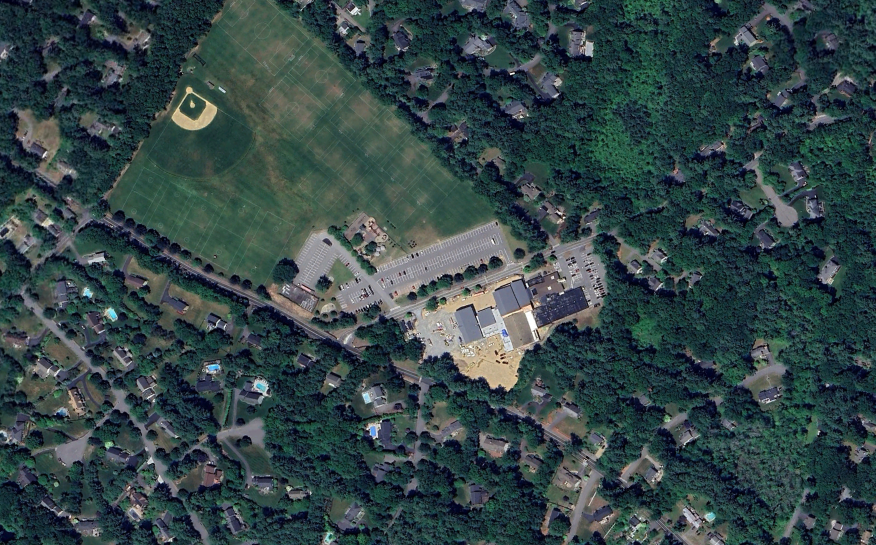
#> input picture images/2023 atkinson rotated copy.png, 1751 x 1090 px, given in place of 2010 atkinson pool.png, which was not available (shown at 1/2 size); the run also reads 1 picture not shown here
$ python hab_image_remap.py
#> lines starting #> are read from the running program, lines starting #| are printed output that depends on the picture; pictures that were not available may be replaced by others from this repository, and a replacement may not be noted
import cv2
import numpy as np

# Kernel size for Gaussian blur (denoising)
BLUR_KERNEL_SIZE = (3, 3)

# Factor to downsample the images (0.5 reduces the resolution to half)
DOWNSAMPLE_FACTOR = 0.3

# Lowe's ratio test threshold
LOWES_RATIO_THRESHOLD = 0.1

# Load the images
referenceImage = cv2.imread('/Users/vasteven/Projects/HAB/2010 atkinson pool.png')
#> referenceImage is the input picture: shape (1090, 1751, 3); mean B, G, R 70.9, 69.5, 51.7
capturedImage = cv2.imread('/Users/vasteven/Projects/HAB/2023 atkinson rotated.png')


# Apply Gaussian Blur for de-noising
capturedImageBlurred = cv2.GaussianBlur(capturedImage, BLUR_KERNEL_SIZE, 0)
referenceImageBlurred = cv2.GaussianBlur(referenceImage, BLUR_KERNEL_SIZE, 0)

# Downsample images to reduce resolution and emphasize significant features
capturedImageBlurredResized = cv2.resize(capturedImageBlurred, (0,0), fx=DOWNSAMPLE_FACTOR, fy=DOWNSAMPLE_FACTOR)
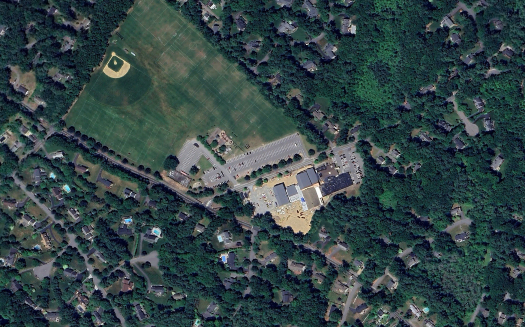
#> capturedImageBlurredResized: shape (327, 525, 3); mean B, G, R 70.8, 69.4, 51.7
referenceImageBlurredResized = cv2.resize(referenceImageBlurred, (0,0), fx=DOWNSAMPLE_FACTOR, fy=DOWNSAMPLE_FACTOR)

# Convert images to grayscale
capGray = cv2.cvtColor(capturedImageBlurredResized, cv2.COLOR_BGR2GRAY)
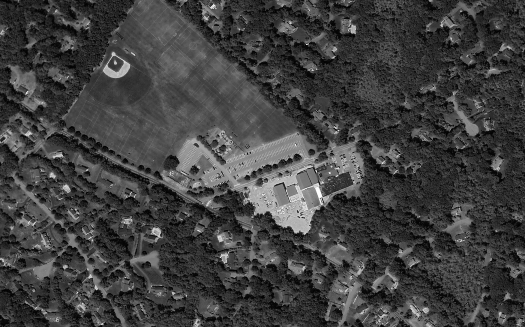
#> capGray: shape (327, 525); min 1, max 254, mean 64.3
refGray = cv2.cvtColor(referenceImageBlurredResized, cv2.COLOR_BGR2GRAY)

# Initialize SIFT detector
sift = cv2.SIFT_create()

# Find the keypoints and descriptors with SIFT
capKeypoints, capDescriptors = sift.detectAndCompute(capGray, None)
#> capKeypoints = 2114 keypoints; strongest (x, y, size): (115, 63, 2.2), (65, 267, 2.8), (113, 54, 2.8), (173, 293, 1.9)
refKeypoints, refDescriptors = sift.detectAndCompute(refGray, None)
#> refKeypoints has the same summary as capKeypoints

# FLANN parameters
FLANN_INDEX_KDTREE = 1
index_params = dict(algorithm=FLANN_INDEX_KDTREE, trees=5)
search_params = dict(checks=50)

flann = cv2.FlannBasedMatcher(index_params, search_params)

# Perform the matching
matches = flann.knnMatch(capDescriptors, refDescriptors, k=2)
#> matches = 2114 matches
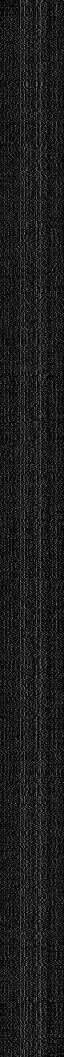
#> capDescriptors: shape (2114, 128) float32 (shown at 1/2 size); min 0, max 198, mean 28.6

# Apply Lowe's ratio test
good_matches = [m for m, n in matches if m.distance < LOWES_RATIO_THRESHOLD * n.distance]
#> good_matches = 2114 matches

# Extract location of good matches
points1 = np.zeros((len(good_matches), 2), dtype=np.float32)
#> points1 = 2114 pairs, first value 0 to 0, second value 0 to 0
points2 = np.zeros((len(good_matches), 2), dtype=np.float32)
#> points2 has the same summary as points1

for i, match in enumerate(good_matches):
    points1[i, :] = capKeypoints[match.queryIdx].pt
    points2[i, :] = refKeypoints[match.trainIdx].pt
#> after the loop, points1 = 2114 pairs, first value 2.77 to 522.1, second value 2.6 to 324.1; points2 has the same summary as points1

# Compute the affine transformation matrix
M, inliers = cv2.estimateAffinePartial2D(points1, points2)
#> M = [[1, 0, 0], [0, 1, 0]]; inliers = 2114 values from 1 to 1

# Apply the affine transformation
transformed_image = cv2.warpAffine(capturedImage, M, (referenceImage.shape[1], referenceImage.shape[0]))

# Show the original and transformed image
cv2.imshow('Original', capturedImage)
cv2.imshow('Transformed', transformed_image)
cv2.waitKey(0)
cv2.destroyAllWindows()
